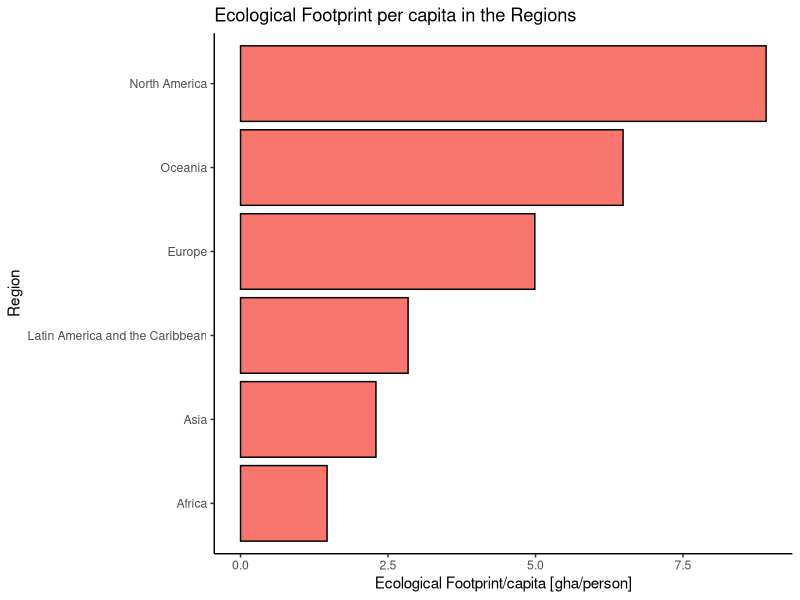
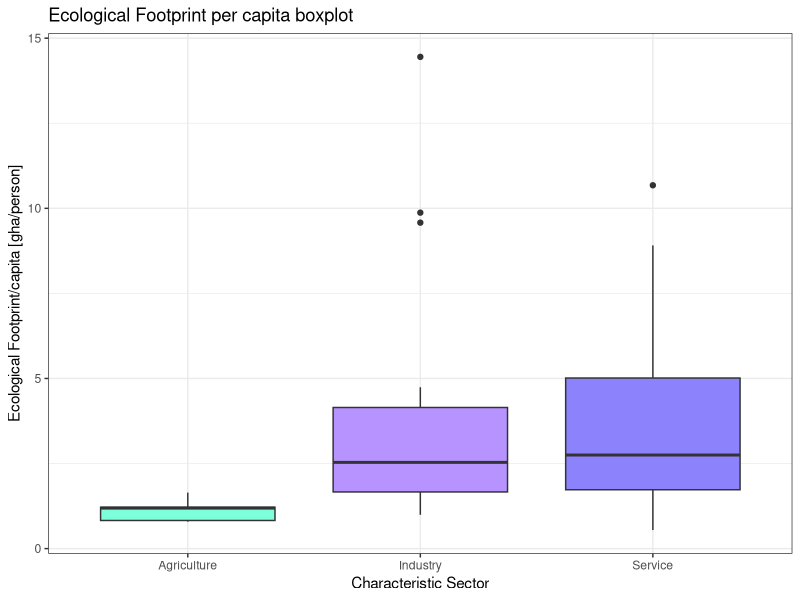

These charts were generated, in order, by the following R code:
## ---- chunk 1
knitr::opts_chunk$set(echo = TRUE)
## ---- chunk 2
library(readxl)
library(tidyverse)

TSM_hw = read_excel("TSM_hw.xlsx", sheet = "Data_load")
## ---- chunk 3
data_reg = TSM_hw %>%
  select(Region, population, EF) %>%
  mutate(EF_total = population*EF) %>%
  group_by(Region) %>%
  summarise(EF_reg = sum(EF_total), popu_reg = sum(population)) %>%
  mutate(EF_reg_per_cap = EF_reg/popu_reg)
## ---- chunk 4
ggplot(data_reg) +
  geom_col(aes(x = reorder(Region, EF_reg_per_cap, FUN = max), y = EF_reg_per_cap, fill = 'red2'), colour = "black") +
  guides(fill = "none") +
  labs(x = 'Region', y = 'Ecological Footprint/capita [gha/person]',
       title = 'Ecological Footprint per capita in the Regions') +
  theme_classic() +
  coord_flip()
## ---- chunk 5
ggplot(TSM_hw) +
  geom_boxplot(aes(Jellemzo, EF, fill = Jellemzo)) +
  labs(x = 'Characteristic Sector', y = 'Ecological Footprint/capita [gha/person]', title='Ecological Footprint per capita boxplot') +
  scale_fill_manual(values = c("#7effdb","#b693fe","#8c82fc")) +
  guides(fill = "none") +
  theme_bw()
